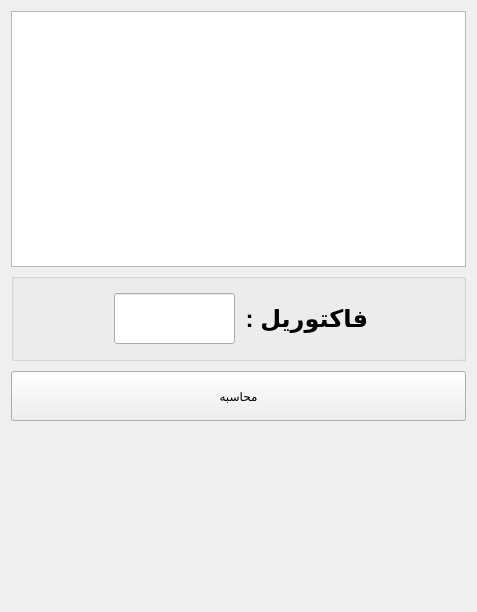
      <widget class="QWidget" name="page_Factorial">
       <layout class="QVBoxLayout" name="verticalLayout_9" stretch="100,30,0,1,70">
        <item>
         <widget class="QTextEdit" name="Display_4">
          <property name="font">
           <font>
            <family>Segoe UI</family>
            <pointsize>20</pointsize>
            <bold>true</bold>
           </font>
          </property>
          <property name="readOnly">
           <bool>true</bool>
          </property>
         </widget>
        </item>
        <item>
         <widget class="QGroupBox" name="groupBox_13">
          <property name="title">
           <string/>
          </property>
          <layout class="QGridLayout" name="gridLayout_16" rowstretch="1,50,1" columnstretch="1,3,1">
           <item row="2" column="1">
            <spacer name="verticalSpacer_17">
             <property name="orientation">
              <enum>Qt::Vertical</enum>
             </property>
             <property name="sizeHint" stdset="0">
              <size>
               <width>20</width>
               <height>1</height>
              </size>
             </property>
            </spacer>
           </item>
           <item row="1" column="0">
            <spacer name="horizontalSpacer_53">
             <property name="orientation">
              <enum>Qt::Horizontal</enum>
             </property>
             <property name="sizeHint" stdset="0">
              <size>
               <width>40</width>
               <height>20</height>
              </size>
             </property>
            </spacer>
           </item>
           <item row="0" column="1">
            <spacer name="verticalSpacer_18">
             <property name="orientation">
              <enum>Qt::Vertical</enum>
             </property>
             <property name="sizeHint" stdset="0">
              <size>
               <width>20</width>
               <height>1</height>
              </size>
             </property>
            </spacer>
           </item>
           <item row="1" column="2">
            <spacer name="horizontalSpacer_54">
             <property name="orientation">
              <enum>Qt::Horizontal</enum>
             </property>
             <property name="sizeHint" stdset="0">
              <size>
               <width>9</width>
               <height>20</height>
              </size>
             </property>
            </spacer>
           </item>
           <item row="1" column="1">
            <layout class="QGridLayout" name="gridLayout_17" columnstretch="100,0">
             <property name="leftMargin">
              <number>5</number>
             </property>
             <property name="topMargin">
              <number>5</number>
             </property>
             <property name="bottomMargin">
              <number>5</number>
             </property>
             <property name="spacing">
              <number>10</number>
             </property>
             <item row="0" column="1">
              <widget class="QLabel" name="label_18">
               <property name="font">
                <font>
                 <family>Segoe UI</family>
                 <pointsize>18</pointsize>
                 <bold>true</bold>
                </font>
               </property>
               <property name="text">
                <string>فاکتوریل :</string>
               </property>
              </widget>
             </item>
             <item row="0" column="0">
              <widget class="QLineEdit" name="leFactorial">
               <property name="minimumSize">
                <size>
                 <width>0</width>
                 <height>51</height>
                </size>
               </property>
               <property name="font">
                <font>
                 <family>Segoe UI</family>
                 <pointsize>19</pointsize>
                 <bold>true</bold>
                </font>
               </property>
              </widget>
             </item>
            </layout>
           </item>
          </layout>
         </widget>
        </item>
        <item>
         <spacer name="verticalSpacer_20">
          <property name="orientation">
           <enum>Qt::Vertical</enum>
          </property>
          <property name="sizeHint" stdset="0">
           <size>
            <width>20</width>
            <height>4</height>
           </size>
          </property>
         </spacer>
        </item>
        <item>
         <widget class="QPushButton" name="pb_calculation_3">
          <property name="minimumSize">
           <size>
            <width>0</width>
            <height>50</height>
           </size>
          </property>
          <property name="text">
           <string>محاسبه</string>
          </property>
         </widget>
        </item>
        <item>
         <spacer name="verticalSpacer_19">
          <property name="orientation">
           <enum>Qt::Vertical</enum>
          </property>
          <property name="sizeHint" stdset="0">
           <size>
            <width>20</width>
            <height>242</height>
           </size>
          </property>
         </spacer>
        </item>
       </layout>
      </widget>
